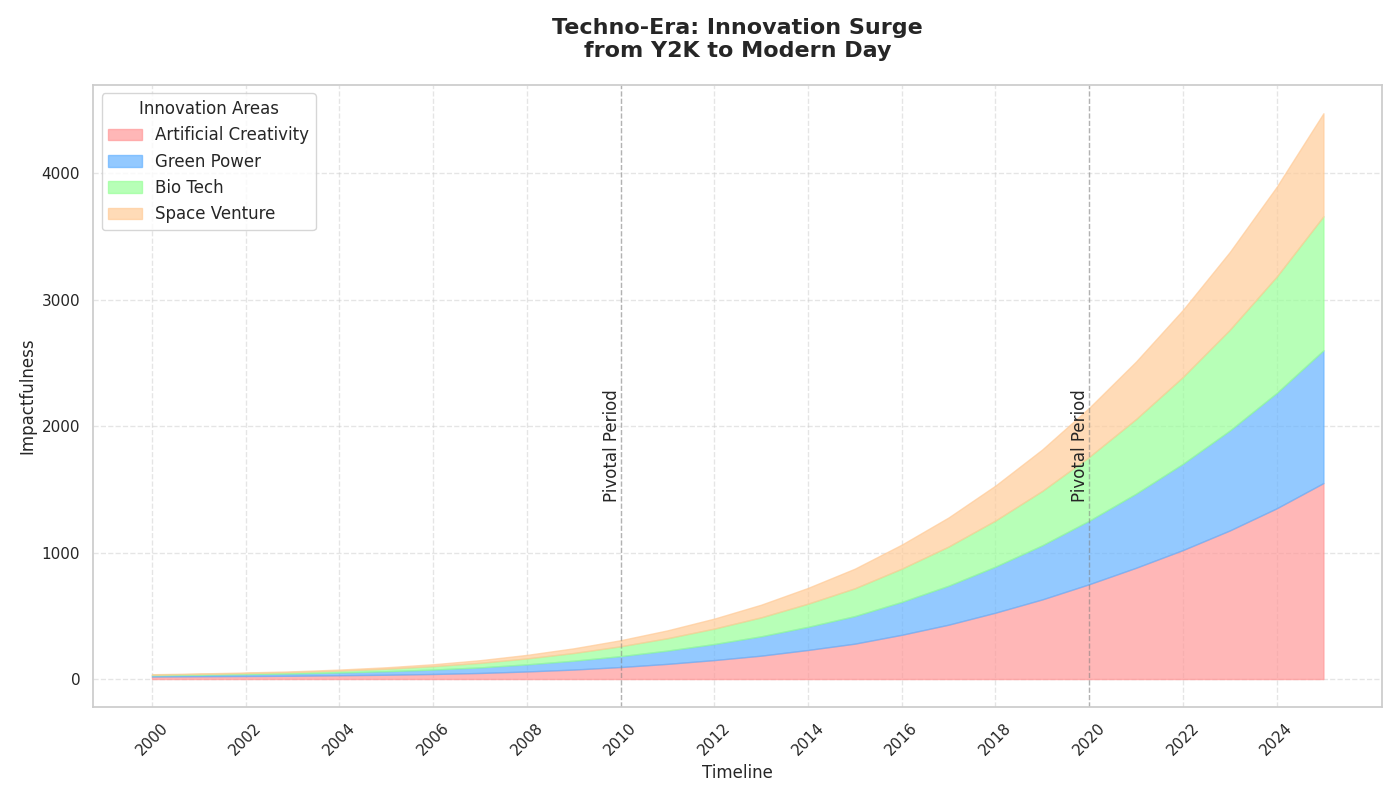

Write the Python code that produced this figure.
import matplotlib.pyplot as plt
import numpy as np

years = np.arange(2000, 2026)
ai_innovation = np.array([20, 22, 24, 26, 30, 34, 40, 48, 60, 75, 95, 120, 150, 185, 230, 280, 350, 430, 525, 630, 750, 880, 1020, 1175, 1350, 1550])
renewable_energy = np.array([10, 12, 15, 18, 22, 28, 35, 44, 56, 70, 86, 105, 127, 153, 183, 218, 260, 308, 364, 428, 502, 586, 682, 790, 912, 1050])
biotechnology = np.array([5, 6, 8, 11, 15, 20, 27, 36, 47, 61, 78, 98, 122, 150, 183, 220, 263, 310, 365, 430, 505, 590, 687, 797, 920, 1060])
space_exploration = np.array([3, 4, 5, 6, 8, 11, 15, 21, 28, 37, 48, 62, 79, 100, 125, 155, 190, 230, 276, 328, 388, 455, 530, 615, 710, 815])

fig, ax = plt.subplots(figsize=(14, 8))

ax.fill_between(years, ai_innovation, label='Artificial Creativity', color='#ff9999', alpha=0.7)
ax.fill_between(years, ai_innovation + renewable_energy, ai_innovation, label='Green Power', color='#66b3ff', alpha=0.7)
ax.fill_between(years, ai_innovation + renewable_energy + biotechnology, ai_innovation + renewable_energy, label='Bio Tech', color='#99ff99', alpha=0.7)
ax.fill_between(years, ai_innovation + renewable_energy + biotechnology + space_exploration, ai_innovation + renewable_energy + biotechnology, label='Space Venture', color='#ffcc99', alpha=0.7)

ax.set_title("Techno-Era: Innovation Surge\nfrom Y2K to Modern Day", fontsize=16, weight='bold', pad=20)
ax.set_xlabel("Timeline", fontsize=12)
ax.set_ylabel("Impactfulness", fontsize=12)
ax.set_xticks(years[::2])
ax.tick_params(axis='x', rotation=45)
ax.grid(True, linestyle='--', alpha=0.5)

ax.legend(loc='upper left', fontsize=12, title="Innovation Areas")

highlight_years = [2010, 2020]
for year in highlight_years:
    ax.axvline(x=year, color='gray', linestyle='--', linewidth=1, alpha=0.5)
    ax.text(year, 1400, 'Pivotal Period', rotation=90, verticalalignment='bottom', horizontalalignment='right')

plt.tight_layout()

plt.show()
